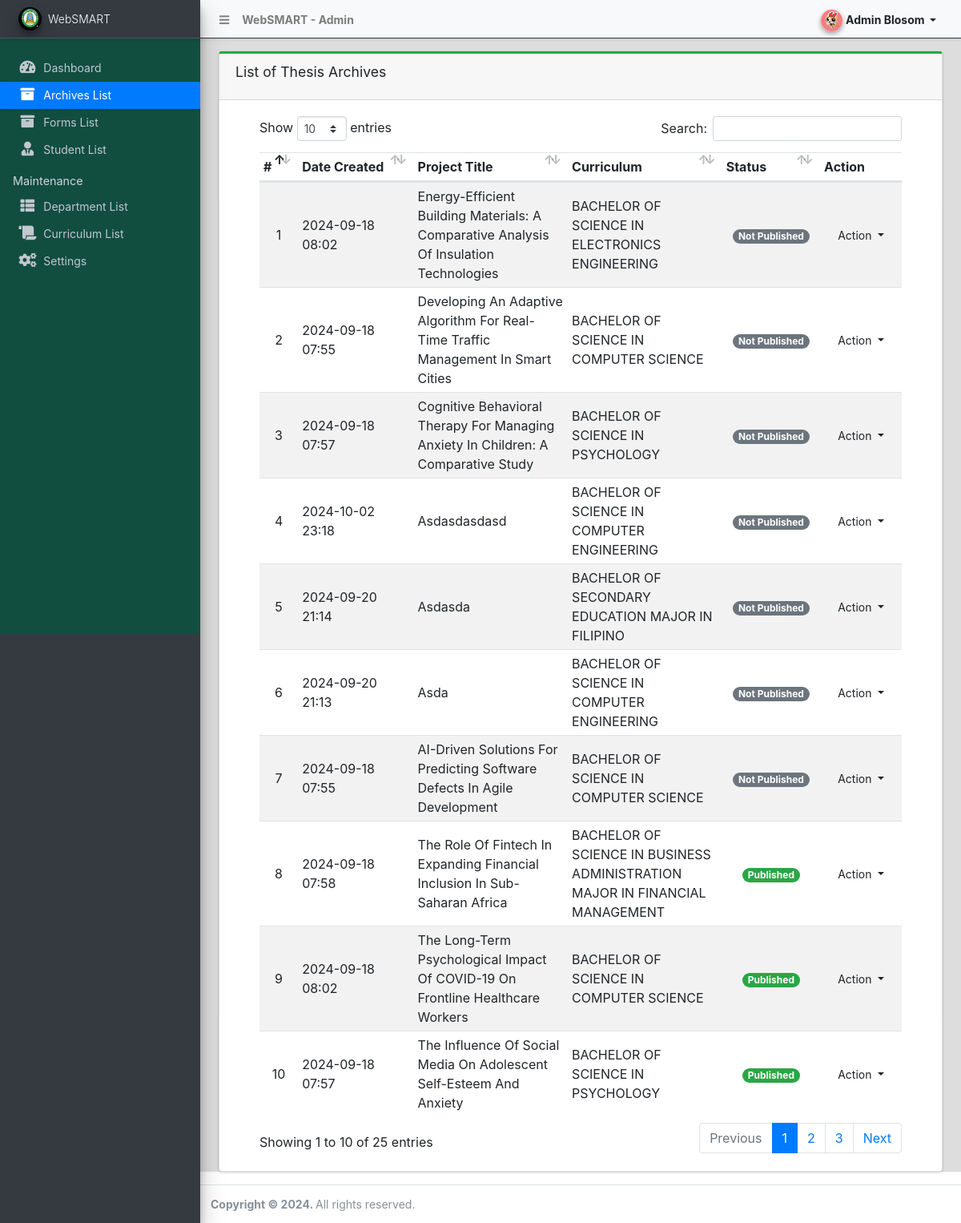
Before: /admin/?page=archives (signed in) with the older database file.
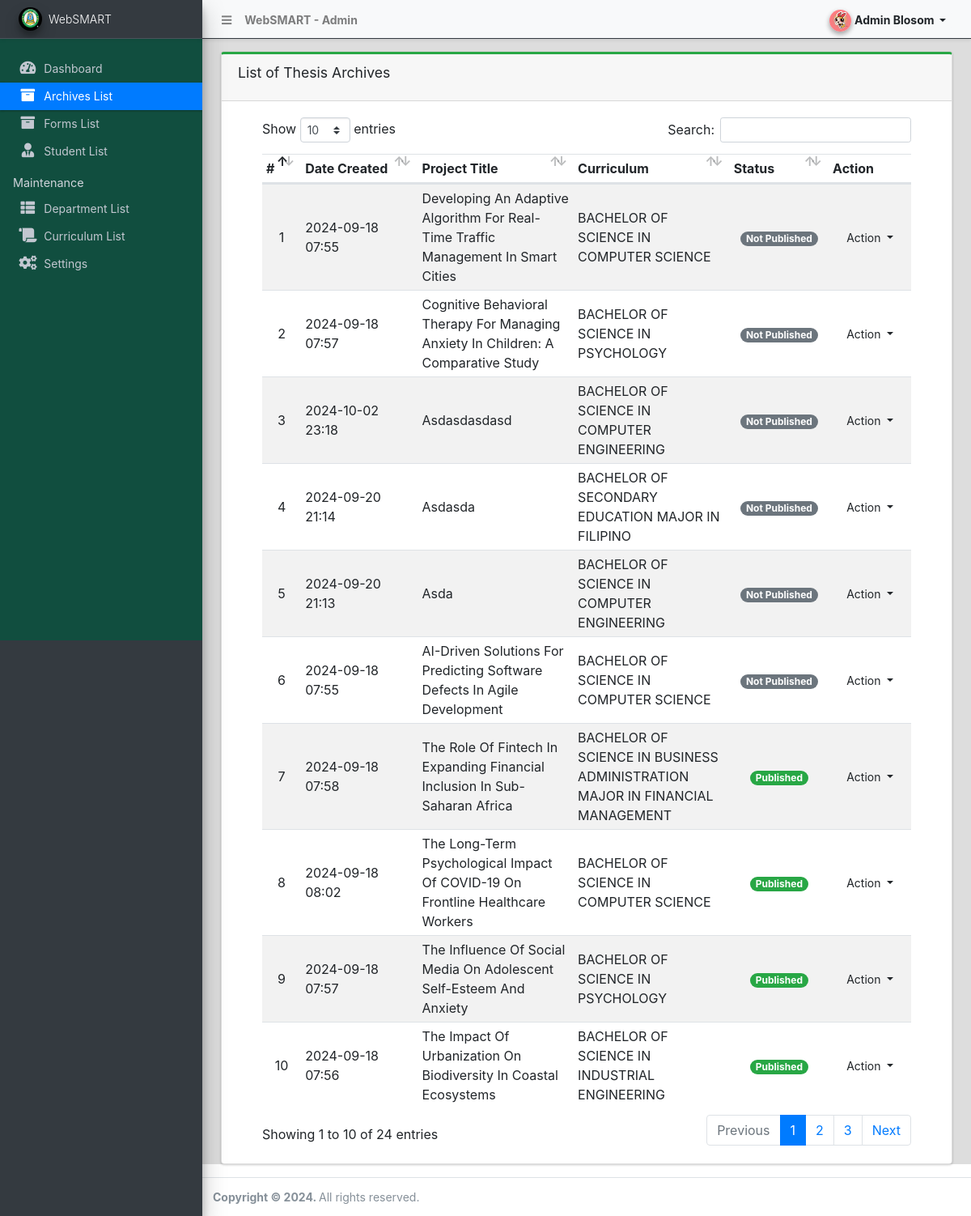
After: the same page with the newer database file.
### tables this page shows
CREATE TABLE `archive_list` (
  `id` int(30) NOT NULL,
  `curriculum_id` int(30) NOT NULL,
  `year` year(4) NOT NULL,
  `title` text NOT NULL,
  `type` int(1) NOT NULL,
  `style` int(1) NOT NULL,
  `abstract` text NOT NULL,
  `members` text NOT NULL,
  `banner_path` text NOT NULL,
  `document_path` text NOT NULL,
  `status` tinyint(1) NOT NULL DEFAULT 0,
  `student_id` int(30) DEFAULT NULL,
  `date_created` datetime NOT NULL DEFAULT current_timestamp(),
  `date_updated` datetime DEFAULT NULL ON UPDATE current_timestamp(),
  `views_count` int(11) NOT NULL DEFAULT 0,
  `search_count` int(8) NOT NULL DEFAULT 0,
  `submitted_by` varchar(255) NOT NULL
);

### config.php (called while the page is built, shortened)
<?php
require_once('classes/DBConnection.php');
require_once('classes/SystemSettings.php');
function validate_image($file){
	if(!empty($file)){
        $ex = explode('?',$file);
        $file = $ex[0];
        $param =  isset($ex[1]) ? '?'.$ex[1]  : '';
		if(is_file(base_app.$file)){
			return base_url.$file.$param;
		}else{
			return base_url.'dist/img/temp.png';
		}
	}else{
		return base_url.'dist/img/temp.png';
	}
}
function isMobileDevice(){
    $aMobileUA = array(
        '/iphone/i' => 'iPhone',
        '/ipod/i' => 'iPod',
        '/ipad/i' => 'iPad',
        '/android/i' => 'Android',
        '/blackberry/i' => 'BlackBerry',
        '/webos/i' => 'Mobile'
    );
    return false;
}
?>

### classes/DBConnection.php (called while the page is built, shortened)
<?php
class DBConnection{
    private $host = DB_SERVER;
    private $username = DB_USERNAME;
    private $password = DB_PASSWORD;
    private $database = DB_NAME;
    public $conn;
    public function __construct(){
        if (!isset($this->conn)) {
            $this->conn = new mysqli($this->host, $this->username, $this->password, $this->database);
        }
    }
}
?>

### classes/SystemSettings.php (called while the page is built, shortened)
<?php
class SystemSettings extends DBConnection{
	function userdata($field = ''){
		if(!empty($field)){
			if(isset($_SESSION['userdata'][$field]))
				return $_SESSION['userdata'][$field];
			else
				return null;
		}else{
			return false;
		}
	}
	function info($field=''){
		if(!empty($field)){
			if(isset($_SESSION['system_info'][$field]))
				return $_SESSION['system_info'][$field];
			else
				return false;
		}else{
			return false;
		}
	}
}
$_settings = new SystemSettings();
?>

### admin/archives/index.php (the view, shortened to what this page needs)
<link href="https://stackpath.bootstrapcdn.com/bootstrap/4.5.2/css/bootstrap.min.css" rel="stylesheet">
<div class="card card-outline card-success">
	<div class="card-header">
		<h3 class="card-title">List of Thesis Archives</h3>
	</div>
	<div class="card-body">
		<div class="container-fluid">
        <div class="container-fluid">
			<table class="table table-hover table-striped">
				<colgroup>
					<col width="5%">
					<col width="15%">
					<col width="20%">
					<col width="20%">
					<col width="10%">
					<col width="10%">
				</colgroup>
				<thead>
					<tr>
						<th>#</th>
						<th>Date Created</th>
						<th>Project Title</th>
						<th>Curriculum</th>
						<th>Status</th>
						<th>Action</th>
					</tr>
				</thead>
				<tbody>
					<?php
						$i = 1;
						$curriculum = $conn->query("SELECT * FROM curriculum_list where id in (SELECT curriculum_id from `archive_list`)");
						$cur_arr = array_column($curriculum->fetch_all(MYSQLI_ASSOC),'name','id');
						$qry = $conn->query("SELECT * from `archive_list` order by `status` asc, `title` desc ");
						while($row = $qry->fetch_assoc()):
					?>
						<tr>
							<td class="text-center"><?php echo $i++; ?></td>
							<td class=""><?php echo date("Y-m-d H:i",strtotime($row['date_created'])) ?></td>
							<td><?php echo ucwords($row['title']) ?></td>
							<td><?php echo $cur_arr[$row['curriculum_id']] ?></td>
							<td class="text-center">
								<?php
                                    switch($row['status']){
                                        case '1':
                                            echo "<span class='badge badge-success badge-pill'>Published</span>";
                                            break;
                                        case '0':
                                            echo "<span class='badge badge-secondary badge-pill'>Not Published</span>";
                                            break;
                                    }
                                ?>
							</td>
							<td align="center">
								 <button type="button" class="btn btn-flat btn-default btn-sm dropdown-toggle dropdown-icon" data-toggle="dropdown">
				                  		Action
				                  </button>
							</td>
						</tr>
					<?php endwhile; ?>
				</tbody>
			</table>
		</div>
		</div>
	</div>
</div>

### admin/index.php (shortened to what this page needs)
<?php require_once('../config.php'); ?>
 <!DOCTYPE html>
<html lang="en" class="" style="height: auto;">
<?php require_once('inc/header.php') ?>
  <body class="sidebar-mini layout-fixed control-sidebar-slide-open layout-navbar-fixed sidebar-mini-md sidebar-mini-xs" data-new-gr-c-s-check-loaded="14.991.0" data-gr-ext-installed="" style="height: auto;">
    <div class="wrapper">
     <?php require_once('inc/topBarNav.php') ?>
     <?php require_once('inc/navigation.php') ?>
     <?php $page = isset($_GET['page']) ? $_GET['page'] : 'home';  ?>
      <div class="content-wrapper pt-3" style="min-height: 567.854px;">
        <section class="content ">
          <div class="container-fluid">
            <?php
              if(!file_exists($page.".php") && !is_dir($page)){
                  include '404.html';
              }else{
                if(is_dir($page))
                  include $page.'/index.php';
                else
                  include $page.'.php';
              }
            ?>
          </div>
        </section>
      </div>
      <?php require_once('inc/footer.php') ?>
  </body>
</html>

### admin/inc/header.php (shortened to what this page needs)
<head>
    <link rel="stylesheet" href="<?php echo base_url ?>plugins/fontawesome-free/css/all.min.css">
    <link rel="stylesheet" href="https://code.ionicframework.com/ionicons/2.0.1/css/ionicons.min.css">
    <link rel="stylesheet" href="<?php echo base_url ?>plugins/tempusdominus-bootstrap-4/css/tempusdominus-bootstrap-4.min.css">
  <link rel="stylesheet" href="<?php echo base_url ?>plugins/datatables-bs4/css/dataTables.bootstrap4.min.css">
  <link rel="stylesheet" href="<?php echo base_url ?>plugins/datatables-responsive/css/responsive.bootstrap4.min.css">
  <link rel="stylesheet" href="<?php echo base_url ?>plugins/datatables-buttons/css/buttons.bootstrap4.min.css">
  <link rel="stylesheet" href="<?php echo base_url ?>plugins/select2/css/select2.min.css">
  <link rel="stylesheet" href="<?php echo base_url ?>plugins/select2-bootstrap4-theme/select2-bootstrap4.min.css">
    <link rel="stylesheet" href="<?php echo base_url ?>plugins/icheck-bootstrap/icheck-bootstrap.min.css">
    <link rel="stylesheet" href="<?php echo base_url ?>plugins/jqvmap/jqvmap.min.css">
    <link rel="stylesheet" href="<?php echo base_url ?>dist/css/adminlte.css">
    <link rel="stylesheet" href="<?php echo base_url ?>dist/css/custom.css">
    <link rel="stylesheet" href="<?php echo base_url ?>plugins/overlayScrollbars/css/OverlayScrollbars.min.css">
    <link rel="stylesheet" href="<?php echo base_url ?>plugins/daterangepicker/daterangepicker.css">
    <link rel="stylesheet" href="<?php echo base_url ?>plugins/summernote/summernote-bs4.min.css">
  <link rel="stylesheet" href="<?php echo base_url ?>plugins/sweetalert2-theme-bootstrap-4/bootstrap-4.min.css">
  </head>

### admin/inc/topBarNav.php (shortened to what this page needs)
<nav class="main-header navbar navbar-expand navbar-light border  border-dark border-top-0  border-left-0 border-right-0 navbar-light text-sm shadow-sm">
  <ul class="navbar-nav">
    <li class="nav-item">
    <a class="nav-link" data-widget="pushmenu" href="#" role="button"><i class="fas fa-bars"></i></a>
    </li>
    <li class="nav-item d-none d-sm-inline-block">
      <a href="<?php echo base_url ?>" class="nav-link"><b><?php echo (!isMobileDevice()) ? $_settings->info('name'):$_settings->info('short_name'); ?> - Admin</b></a>
    </li>
  </ul>
  <ul class="navbar-nav ml-auto">
    <li class="nav-item">
      <div class="btn-group nav-link">
            <button type="button" class="btn btn-rounded badge badge-light dropdown-toggle dropdown-icon" data-toggle="dropdown">
              <span><img src="<?php echo validate_image($_settings->userdata('avatar')) ?>" class="img-circle elevation-2 user-img" alt="User Image"></span>
              <span class="ml-3"><?php echo ucwords($_settings->userdata('firstname').' '.$_settings->userdata('lastname')) ?></span>
            </button>
        </div>
    </li>
  </ul>
</nav>

### admin/inc/navigation.php (shortened to what this page needs)
<aside class="main-sidebar sidebar-dark-primary elevation-4 sidebar-no-expand bg-dark" >
  <a href="<?php echo base_url ?>admin" class="brand-link bg-transparent text-sm shadow-sm">
  <img src="<?php echo validate_image($_settings->info('logo'))?>" alt="Store Logo" class="brand-image img-circle elevation-3 bg-black" style="width: 1.8rem;height: 1.8rem;max-height: unset;object-fit:scale-down;object-position:center center" >
  <span class="brand-text font-weight-light"><?php echo $_settings->info('short_name') ?></span>
  </a>
  <div class="sidebar os-host os-theme-light os-host-overflow os-host-overflow-y os-host-resize-disabled os-host-transition os-host-scrollbar-horizontal-hidden" style="background-color: #114e3f">
    <div class="os-content-glue" style="margin: 0px -8px; width: 249px; height: 646px;"></div>
    <div class="os-padding">
      <div class="os-viewport os-viewport-native-scrollbars-invisible" style="overflow-y: scroll;">
        <div class="os-content" style="padding: 0px 8px; height: 100%; width: 100%;">
          <nav class="mt-4">
             <ul class="nav nav-pills nav-sidebar flex-column text-sm nav-compact nav-flat nav-child-indent nav-collapse-hide-child" data-widget="treeview" role="menu" data-accordion="false">
              <li class="nav-item dropdown">
                <a href="./" class="nav-link nav-home">
                  <i class="nav-icon fas fa-tachometer-alt"></i>
                  <p>
                    Dashboard
                  </p>
                </a>
              </li>
              <li class="nav-item">
                <a href="<?php echo base_url ?>admin/?page=archives" class="nav-link nav-archives">
                  <i class="nav-icon fas fa-archive"></i>
                  <p>
                    Archives List
                  </p>
                </a>
              </li>
              <li class="nav-item">
                <a href="<?php echo base_url ?>admin/?page=forms" class="nav-link nav-forms">
                  <i class="nav-icon fas fa-archive"></i>
                  <p>
                    Forms List
                  </p>
                </a>
              </li>
              <li class="nav-item">
                <a href="<?php echo base_url ?>admin/?page=students" class="nav-link nav-students">
                  <i class="nav-icon fas fa-user-tie"></i>
                  <p>
                    Student List
                  </p>
                </a>
              </li>
              <li class="nav-header">Maintenance</li>
              <li class="nav-item dropdown">
                <a href="<?php echo base_url ?>admin/?page=departments" class="nav-link nav-departments">
                  <i class="nav-icon fas fa-th-list"></i>
                  <p>
                    Department List
                  </p>
                </a>
              </li>
              <li class="nav-item dropdown">
                <a href="<?php echo base_url ?>admin/?page=curriculum" class="nav-link nav-curriculum">
                  <i class="nav-icon fas fa-scroll"></i>
                  <p>
                    Curriculum List
                  </p>
                </a>
              </li>
              <li class="nav-item dropdown">
                <a href="<?php echo base_url ?>admin/?page=system_info" class="nav-link nav-system_info">
                  <i class="nav-icon fas fa-cogs"></i>
                  <p>
                    Settings
                  </p>
                </a>
              </li>
            </ul>
          </nav>
        </div>
      </div>
    </div>
  </div>
</aside>

### admin/inc/footer.php (shortened to what this page needs)
<footer class="main-footer text-sm">
        <strong>Copyright © <?php echo date('Y') ?>.
        </strong>
        All rights reserved.
      </footer>
    </div>

### admin/inc/topBarNav.php (style rules this page uses)
.user-img { position: absolute; height: 27px; width: 27px; object-fit: cover; left: -7%; top: -12%; }
.btn-rounded { border-radius: 50px; }

Changed rows visible on the page:
removed archive_list: date_created "2024-09-18 08:02", title "Energy-Efficient Building Materials: A Comparative Analysis Of Insulation Technologies", curriculum "BACHELOR OF SCIENCE IN ELECTRONICS ENGINEERING", status "Not Published"
now on this page (row unchanged): archive_list: date_created "2024-09-18 07:56", title "The Impact Of Urbanization On Biodiversity In Coastal Ecosystems", curriculum "BACHELOR OF SCIENCE IN INDUSTRIAL ENGINEERING", status "Published"
Other visible differences:
text written by a page script: "Show entries Search: Showing 1 to 10 of 25 entries Previous 1 2 3 Next" → "Show entries Search: Showing 1 to 10 of 24 entries Previous 1 2 3 Next"
